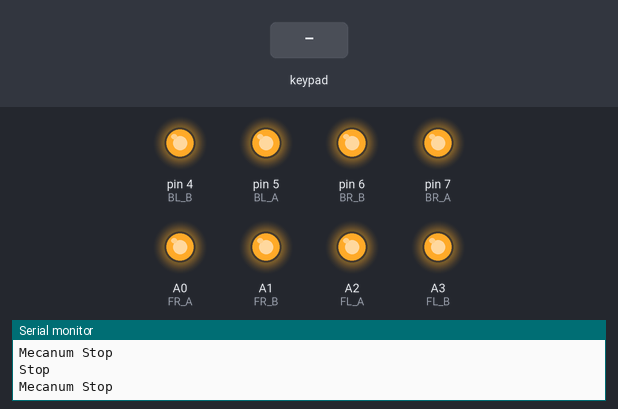
Bench run of a sketch on a simulated Arduino Uno, built with avr-gcc and run on an emulated ATmega328P. On the bench: output pins drawn as LEDs (lit = HIGH), the last lines printed to the serial monitor. Inputs (shaded band) come from the test bench.

Above: at 1.2 s.
1.3 s: key 'U' pressed
At 1.51 s:
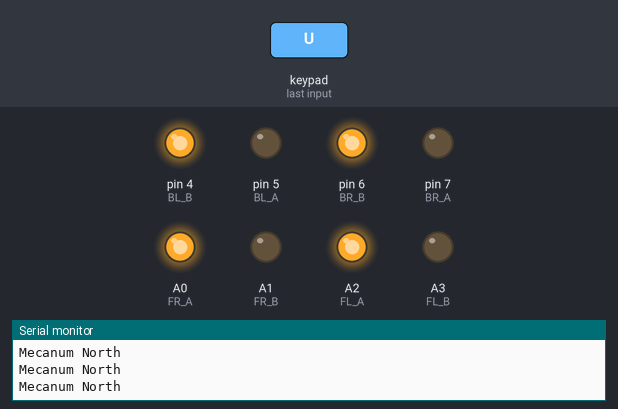
3.2 s: key 'R' pressed
At 3.43 s:
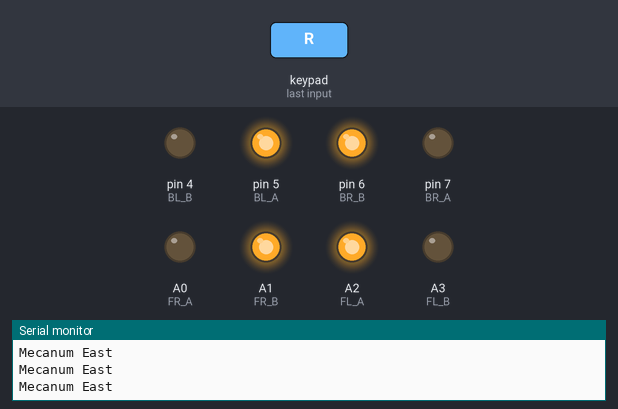
5.1 s: key 'O' pressed
At 5.3 s:
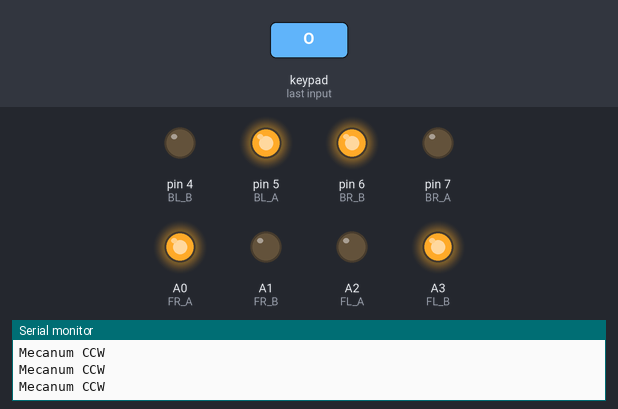
7.0 s: key 'S' pressed
At 7.8 s:
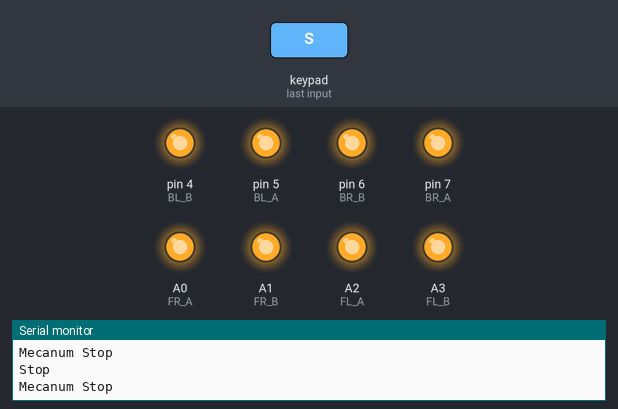
8.5 s: key 'D' pressed
At 8.74 s:
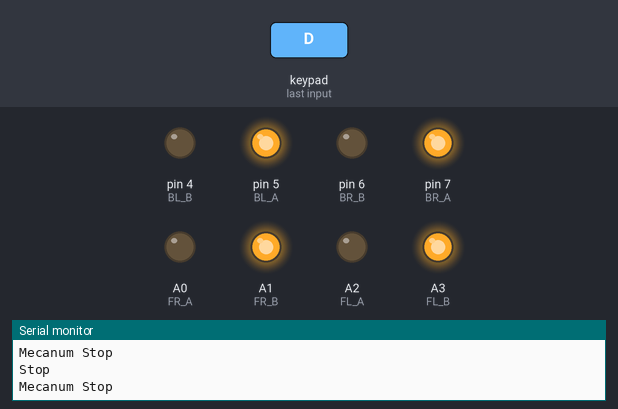
10.4 s: key 'L' pressed
At 10.61 s:
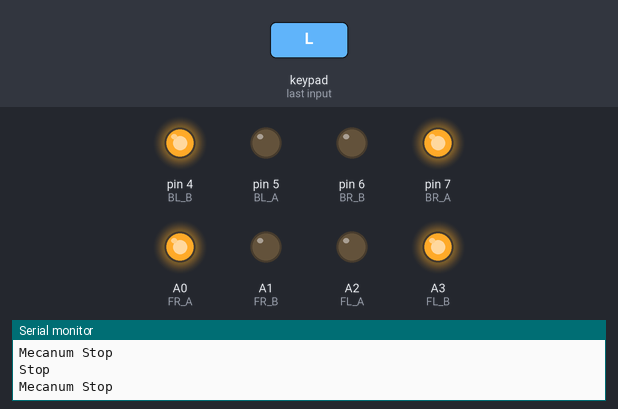
Timing chart, 0 to 13.3 s (numbered marks = the images above; inputs shaded):
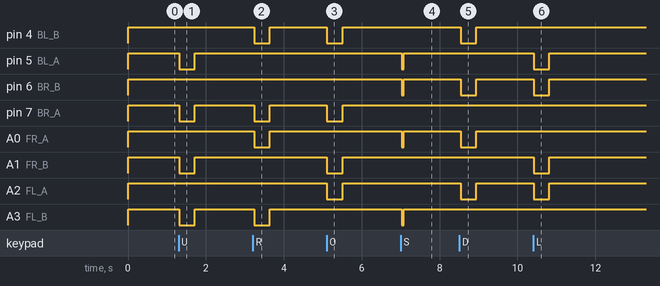

Measured:
- after the input at 1.3 s, pin 5 (BL_A), pin 7 (BR_A), A1 (FR_B), A3 (FL_B): HIGH → LOW at once, → HIGH 0.40 s later
- after the input at 3.2 s, pin 4 (BL_B), pin 7 (BR_A), A0 (FR_A), A3 (FL_B): HIGH → LOW at once, → HIGH 0.40 s later
- after the input at 5.1 s, pin 4 (BL_B), pin 7 (BR_A), A1 (FR_B), A2 (FL_A): HIGH → LOW at once, → HIGH 0.40 s later
- after the input at 7.0 s, pin 5 (BL_A), pin 6 (BR_B), A0 (FR_A), A3 (FL_B): HIGH → LOW at once, → HIGH 0.05 s later
- after the input at 8.5 s, pin 4 (BL_B), pin 6 (BR_B), A0 (FR_A), A2 (FL_A): HIGH → LOW at once, → HIGH 0.40 s later
- after the input at 10.4 s, pin 5 (BL_A), pin 6 (BR_B), A1 (FR_B), A2 (FL_A): HIGH → LOW at once, → HIGH 0.40 s later

The sketch:

Gundum_iDuino_Putz.ino
```cpp
#include "PS2X_lib.h"

#define PS2_DAT         13
#define PS2_CMD         12
#define PS2_CS          11
#define PS2_CLK         10
#define BR_A            7
#define BR_B            6
#define BL_A            5
#define BL_B            4
#define FR_A            A0
#define FR_B            A1
#define FL_A            A2
#define FL_B            A3

#define FL_REVERSE      false
#define FR_REVERSE      false
#define BL_REVERSE      true
#define BR_REVERSE      true
#define FL_THRESHOLD    20
#define FR_THRESHOLD    20
#define BL_THRESHOLD    20
#define BR_THRESHOLD    20
#define FL_MIN          0
#define FR_MIN          0
#define BL_MIN          0
#define BR_MIN          0
#define FL_MAX          100
#define FR_MAX          100
#define BL_MAX          100
#define BR_MAX          100
#define DRIVE_X_THRESHOLD   20
#define DRIVE_Y_THRESHOLD   20
#define DRIVE_X_MIN     0
#define DRIVE_Y_MIN     0
#define DRIVE_X_MAX     100
#define DRIVE_Y_MAX     100
#define PSS_LX_MIN      0
#define PSS_LY_MIN      0
#define PSS_RX_MIN      0
#define PSS_RY_MIN      0
#define PSS_LX_MAX      255
#define PSS_LY_MAX      255
#define PSS_RX_MAX      255
#define PSS_RY_MAX      255
#define PSS_LX_MEAN     127
#define PSS_LY_MEAN     127
#define PSS_RX_MEAN     127
#define PSS_RY_MEAN     127
#define PSS_LX_THRESHOLD    20
#define PSS_LY_THRESHOLD    20
#define PSS_RX_THRESHOLD    20
#define PSS_RY_THRESHOLD    20
#define PSS_LX_REVERSE  false
#define PSS_LY_REVERSE  true
#define PSS_RX_REVERSE  false
#define PSS_RY_REVERSE  true

#define MECANUM_CW      1
#define MECANUM_CCW     -1

PS2X ps2x;

void setMotor(){
  pinMode(FL_A, OUTPUT);
  pinMode(FL_B, OUTPUT);
  pinMode(FR_A, OUTPUT);
  pinMode(FR_B, OUTPUT);
  pinMode(BL_A, OUTPUT);
  pinMode(BL_B, OUTPUT);
  pinMode(BR_A, OUTPUT);
  pinMode(BR_B, OUTPUT);
}

void driveMotor(int FL, int FR, int BL, int BR){
  // FL
  if(FL_REVERSE){
    FL *= -1;
  }
  if(FR_REVERSE){
    FR *= -1;
  }
  if(BL_REVERSE){
    BL *= -1;
  }
  if(BR_REVERSE){
    BR *= -1;
  }
  if(FL > FL_THRESHOLD){
    digitalWrite(FL_A, HIGH);
    digitalWrite(FL_B, LOW);
  }
  else if(FL < -FL_THRESHOLD){
    digitalWrite(FL_A, LOW);
    digitalWrite(FL_B, HIGH);
  }
  else if(FL < FL_THRESHOLD && FL > -FL_THRESHOLD){
    digitalWrite(FL_A, HIGH);
    digitalWrite(FL_B, HIGH);
  }

  // FR
  if(FR > FR_THRESHOLD){
    digitalWrite(FR_A, HIGH);
    digitalWrite(FR_B, LOW);
  }
  else if(FR < -FR_THRESHOLD){
    digitalWrite(FR_A, LOW);
    digitalWrite(FR_B, HIGH);
  }
  else if(abs(FR) < FR_THRESHOLD){
    digitalWrite(FR_A, HIGH);
    digitalWrite(FR_B, HIGH);
  }

  // BL
  if(BL > BL_THRESHOLD){
    digitalWrite(BL_A, HIGH);
    digitalWrite(BL_B, LOW);
  }
  else if(BL < -BL_THRESHOLD){
    digitalWrite(BL_A, LOW);
    digitalWrite(BL_B, HIGH);
  }
  else if(BL < BL_THRESHOLD && BL > -BL_THRESHOLD){
    digitalWrite(BL_A, HIGH);
    digitalWrite(BL_B, HIGH);
  }

  // BR
  if(BR > BR_THRESHOLD){
    digitalWrite(BR_A, HIGH);
    digitalWrite(BR_B, LOW);
  }
  else if(BR < -BR_THRESHOLD){
    digitalWrite(BR_A, LOW);
    digitalWrite(BR_B, HIGH);
  }
  else if(abs(BR) < BR_THRESHOLD){
    digitalWrite(BR_A, HIGH);
    digitalWrite(BR_B, HIGH);
  }
}

void testMotor(){
  driveMotor(100, 0, 0, 0);
  delay(500);
  driveMotor(-100, 0, 0, 0);
  delay(500);
  driveMotor(0, 100, 0, 0);
  delay(500);
  driveMotor(0, -100, 0, 0);
  delay(500);
  driveMotor(0, 0, 100, 0);
  delay(500);
  driveMotor(0, 0, -100, 0);
  delay(500);
  driveMotor(0, 0, 0, 100);
  delay(500);
  driveMotor(0, 0, 0, -100);
  delay(500);

}

void driveMecanum(int X, int Y, int CASE=0){
  if(CASE == MECANUM_CW){         // Clockwise (CW)
    Serial.println("Mecanum CW");
    driveMotor(FL_MAX, -FR_MAX, BL_MAX, -BR_MAX);
  }
  else if(CASE == MECANUM_CCW){    // Counterclockwise (CCW)
    Serial.println("Mecanum CCW");
    driveMotor(-FL_MAX, FR_MAX, -BL_MAX, BR_MAX);
  }
  else if(abs(X) <= DRIVE_X_THRESHOLD && abs(Y) <= DRIVE_Y_THRESHOLD){ // Stop
    Serial.println("Mecanum Stop");
    driveMotor(FL_MIN, FR_MIN, BL_MIN, BR_MIN);
  }
  else if(abs(X) <= DRIVE_X_THRESHOLD && Y > DRIVE_Y_THRESHOLD){  // North
    Serial.println("Mecanum North");
    driveMotor(FL_MAX, FR_MAX, BL_MAX, BR_MAX);
  }
  else if(X > DRIVE_X_THRESHOLD && Y > DRIVE_Y_THRESHOLD){        // North East
    Serial.println("Mecanum North East");
    driveMotor(FL_MAX, FR_MIN, BL_MIN, BR_MAX);
  }
  else if(X > DRIVE_X_THRESHOLD && abs(Y) <= DRIVE_Y_THRESHOLD){  // East
    Serial.println("Mecanum East");
    driveMotor(FL_MAX, -FR_MAX, -BL_MAX, BR_MAX);
  }
  else if(X > DRIVE_X_THRESHOLD && Y < -DRIVE_Y_THRESHOLD){       // South East
    driveMotor(FL_MIN, -FR_MAX, -BL_MAX, BR_MIN);
  }
  else if(abs(X) <= DRIVE_X_THRESHOLD && Y < -DRIVE_Y_THRESHOLD){ // South
    driveMotor(-FL_MAX, -FR_MAX, -BL_MAX, -BR_MAX);
  }
  else if(X < -DRIVE_X_THRESHOLD && Y < -DRIVE_Y_THRESHOLD){      // South West
    driveMotor(-FL_MAX, FR_MIN, BL_MIN, -BR_MAX);
  }
  else if(X < -DRIVE_X_THRESHOLD && abs(Y) <= DRIVE_Y_THRESHOLD){ // West
    driveMotor(-FL_MAX, FR_MAX, BL_MAX, -BR_MAX);
  }
  else if(X < -DRIVE_X_THRESHOLD && Y > DRIVE_Y_THRESHOLD){       // North West
    driveMotor(FL_MIN, FR_MAX, BL_MAX, BR_MIN);
  }
}

void connectPS2(){
  while(1){
    int error = ps2x.config_gamepad(PS2_CLK, PS2_CMD, PS2_CS, PS2_DAT,true,true);
    if(error == 0){
      Serial.println("Connected\n");
      break;
    }
    else{
      Serial.print('.');
      delay(200);
    }
  }
}


void readPS2X(){
  ps2x.read_gamepad(false, false);
//  Serial.print("LX : ");
//  Serial.print(ps2x.Analog(PSS_LX));
//  Serial.print(", LY: ");
//  Serial.print(ps2x.Analog(PSS_LY));
//  Serial.print(", RX : ");
//  Serial.print(ps2x.Analog(PSS_RX));
//  Serial.print(", RY: ");
//  Serial.println(ps2x.Analog(PSS_RY));
  int PSS_LX_VALUE = ps2x.Analog(PSS_LX);
  int PSS_LY_VALUE = ps2x.Analog(PSS_LY);
  int PSS_RX_VALUE = ps2x.Analog(PSS_RX);
  int PSS_RY_VALUE = ps2x.Analog(PSS_RY);

  if(PSS_LX_REVERSE){
    PSS_LX_VALUE = PSS_LX_MAX - PSS_LX_VALUE;
  }
  if(PSS_LY_REVERSE){
    PSS_LY_VALUE = PSS_LY_MAX - PSS_LY_VALUE;
  }
  if(PSS_RX_REVERSE){
    PSS_RX_VALUE = PSS_RX_MAX - PSS_RX_VALUE;
  }
  if(PSS_RY_REVERSE){
    PSS_RY_VALUE = PSS_RY_MAX - PSS_RY_VALUE;
  }

  if(ps2x.Button(PSB_PAD_UP)){
//    Serial.println("Up");
    driveMecanum(DRIVE_X_MIN, DRIVE_Y_MAX);
  }
  else if(ps2x.Button(PSB_PAD_DOWN)){
//    Serial.println("Down");
    driveMecanum(DRIVE_X_MIN, -DRIVE_Y_MAX);
  }
  else if(ps2x.Button(PSB_PAD_LEFT)){
//    Serial.println("Left");
    driveMecanum(-DRIVE_X_MAX, DRIVE_Y_MIN);
  }
  else if (ps2x.Button(PSB_PAD_RIGHT)){
//    Serial.println("Right");
    driveMecanum(DRIVE_X_MAX, DRIVE_Y_MIN);
  }
  else if (ps2x.Button(PSB_L1)){
    Serial.println("L1");
    driveMecanum(DRIVE_X_MIN, DRIVE_Y_MIN, MECANUM_CCW);
  }
  else if (ps2x.Button(PSB_L2)){
     Serial.println("L2");
  }
  else if (ps2x.Button(PSB_R1)){
    Serial.println("R1");
    driveMecanum(DRIVE_X_MIN, DRIVE_Y_MIN, MECANUM_CW);
  }
  else if (ps2x.Button(PSB_R2)){
    Serial.println("R2");
  }
  else if (ps2x.Button(PSB_CROSS)){
//    Serial.println("Cross");
    driveMecanum(DRIVE_X_MIN, DRIVE_Y_MIN);
  }
  else if (ps2x.Button(PSB_CIRCLE)){
//    Serial.println("Circle");
    driveMecanum(DRIVE_X_MIN, DRIVE_Y_MIN, MECANUM_CCW);
  }
  else if (ps2x.ButtonPressed(PSB_SQUARE)){
//    Serial.println("Square");
    driveMecanum(DRIVE_X_MIN, DRIVE_Y_MIN, MECANUM_CW);
  }
  else if (ps2x.Button(PSB_TRIANGLE)){
//    Serial.println("Triangle");
  }
  else if (ps2x.ButtonPressed(PSB_START)){
    Serial.println("Start");
  }
  else if(ps2x.ButtonPressed(PSB_SELECT)){
    Serial.println("Select");
  }
  else if(abs(PSS_LX_VALUE-PSS_LX_MEAN) < PSS_LX_THRESHOLD && abs(PSS_LY_VALUE-PSS_LY_MEAN) < PSS_LY_THRESHOLD){
    Serial.println("Stop");
    driveMecanum(DRIVE_X_MIN, DRIVE_Y_MIN );
  }
  else if(abs(PSS_LX_VALUE-PSS_LX_MEAN) < PSS_LX_THRESHOLD && PSS_LY_VALUE > PSS_LY_MEAN+PSS_LY_THRESHOLD){
    Serial.println("North");
    driveMecanum(DRIVE_X_MIN, DRIVE_Y_MAX);
  }
  else if(PSS_LX_VALUE > PSS_LX_MEAN+PSS_LX_THRESHOLD && PSS_LY_VALUE > PSS_LY_MEAN+PSS_LY_THRESHOLD){
    Serial.println("North East");
    driveMecanum(DRIVE_X_MAX, DRIVE_Y_MAX);
  }
  else if(PSS_LX_VALUE > PSS_LX_MEAN+PSS_LX_THRESHOLD && abs(PSS_LY_VALUE-PSS_LY_MEAN) < PSS_LY_THRESHOLD){
    Serial.println("East");
    driveMecanum(DRIVE_X_MAX, DRIVE_Y_MIN);
  }
  else if(PSS_LX_VALUE > PSS_LX_MEAN+PSS_LX_THRESHOLD && PSS_LY_VALUE < PSS_LY_MEAN-PSS_LY_THRESHOLD){
    Serial.println("South East");
    driveMecanum(DRIVE_X_MAX, -DRIVE_Y_MAX);
  }
  else if(abs(PSS_LX_VALUE-PSS_LX_MEAN) < PSS_LX_THRESHOLD && PSS_LY_VALUE < PSS_LY_MEAN-PSS_LY_THRESHOLD){
    Serial.println("South");
    driveMecanum(DRIVE_X_MIN, -DRIVE_Y_MAX);
  }
  else if(PSS_LX_VALUE < PSS_LX_MEAN-PSS_LX_THRESHOLD && PSS_LY_VALUE < PSS_LY_MEAN-PSS_LY_THRESHOLD){
    Serial.println("South West");
    driveMecanum(-DRIVE_X_MAX, -DRIVE_Y_MAX);
  }
  else if(PSS_LX_VALUE < PSS_LX_MEAN-PSS_LX_THRESHOLD && abs(PSS_LY_VALUE-PSS_LY_MEAN) < PSS_LY_THRESHOLD){
    Serial.println("West");
    driveMecanum(-DRIVE_X_MAX, DRIVE_Y_MIN);
  }
  else if(PSS_LX_VALUE < PSS_LX_MEAN-PSS_LX_THRESHOLD && PSS_LY_VALUE > PSS_LY_MEAN+PSS_LY_THRESHOLD){
    Serial.println("North West");
    driveMecanum(-DRIVE_X_MAX, DRIVE_Y_MAX);
  }
}

void setup() {
  Serial.begin(115200);
  setMotor();
  connectPS2();
}

void loop() {
  readPS2X();
  delay(50);
//  testMotor(  );
//  driveMecanum(0, 100);
//  delay(1000);

}
```
